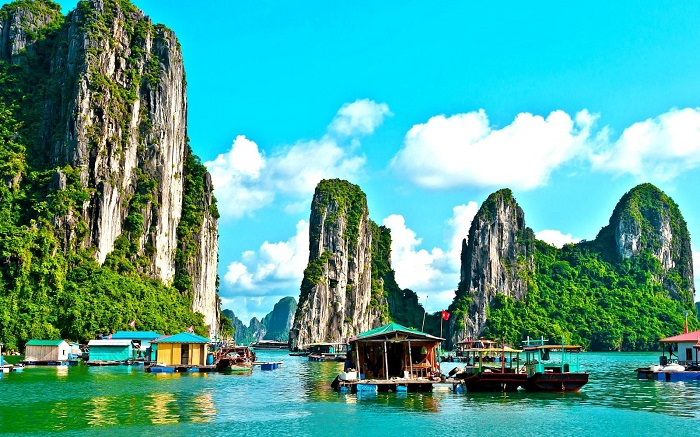
#> input picture exercise/ha-long-bay-in-vietnam.jpg, 700 x 437 px; its folder holds only this picture in this run
$ jupyter execute 'Cau 4_LAB2.ipynb'
#> lines starting #> are read from the running program, lines starting #| are printed output that depends on the picture
[cell 1]
# Câu 4:
import numpy as np
import matplotlib.pyplot as plt
import imageio.v2 as iio
from PIL import Image
import math
import os
import random
from scipy.fft import fft2, fftshift, ifft2

# Thư mục chứa ảnh
folder = "exercise"
output_folder = "output_cau4"
os.makedirs(output_folder, exist_ok=True)

def fast_fourier_transform(img):
    f = fft2(img)
    fshift = fftshift(f)
    magnitude_spectrum = 20 * np.log(np.abs(fshift) + 1)
    return magnitude_spectrum.astype(np.uint8)

# [50 lines left out: functions butterworth_lowpass, butterworth_highpass, min_filter, max_filter, not called in this run]

transformations = [
    ('F', fast_fourier_transform),
    ('L', butterworth_lowpass),
    ('H', butterworth_highpass)
]

def list_images(folder):
    images = []
    for file in os.listdir(folder):
        if file.lower().endswith(('.jpg', '.png')):
            images.append(f"{folder}/{file}")
    return images

filenames = list_images(folder)
for path in filenames:
    filename = path.split("/")[-1]
    img = Image.open(path).convert('RGB')
#> img is the input picture: PIL image 700x437 RGB; mean R, G, B 80.7, 164.8, 153.4
    img_np = np.array(img)

    # Hoán vị RGB ngẫu nhiên
    channels = [0, 1, 2]
    random.shuffle(channels)
    img_shuffled = img_np[:, :, channels]
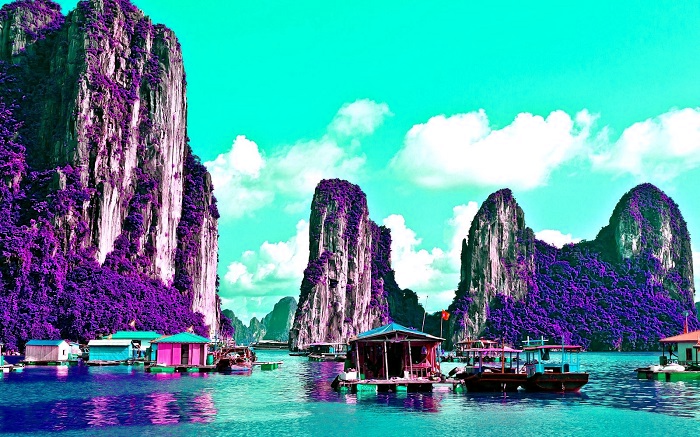
#> img_shuffled: shape (437, 700, 3); mean R, G, B 80.7, 153.4, 164.8

    # Chuyển sang grayscale để biến đổi
    img_gray = Image.fromarray(img_shuffled).convert('L')
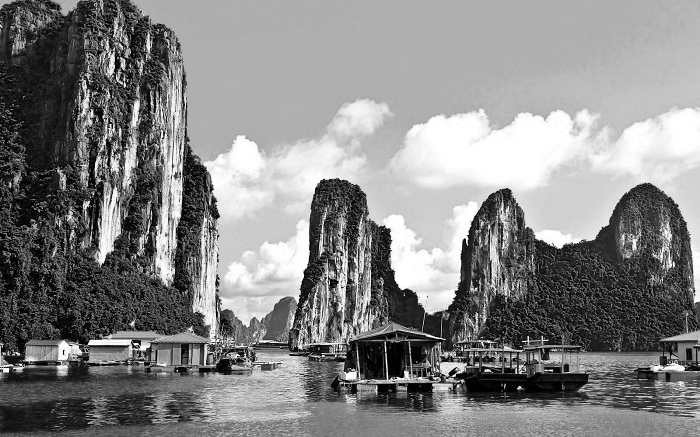
#> img_gray: PIL image 700x437 L; min 0, max 255, mean 133
    img_gray_np = np.array(img_gray)

    label, func = random.choice(transformations)
    transformed = func(img_gray_np)
#> in fast_fourier_transform, `magnitude_spectrum = 20 * np.log(np.abs(fshift) + 1)`:
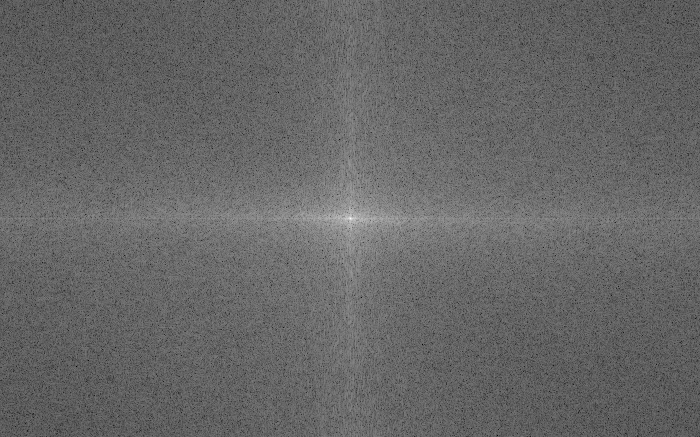
#> magnitude_spectrum: shape (437, 700) float64; min 72.34, max 350.4, mean 184.3; drawn with min black and max white
#> in fast_fourier_transform, `return magnitude_spectrum.astype(np.uint8)`:
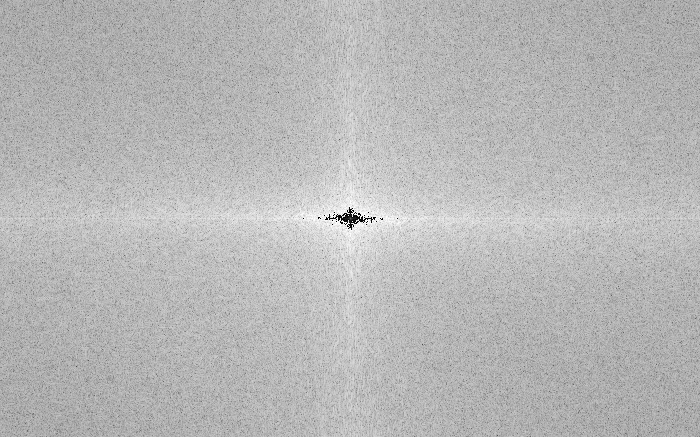
#> returned value: shape (437, 700); min 0, max 255, mean 183.6

    # Bổ sung Min/Max Filter nếu là Butterworth
    if label == 'L':
        transformed = min_filter(transformed)
        label += '_MIN'
    elif label == 'H':
        transformed = max_filter(transformed)
        label += '_MAX'

    plt.imshow(transformed, cmap='gray')
    plt.title(f"{filename} - RGB shuffled + {label}")
    plt.axis('off')
    plt.show()

    out_path = f"{output_folder}/{filename.split('.')[0]}_RGB_{label}.png"
    iio.imwrite(out_path, transformed)

$ run again, on exercise/pagoda.jpg
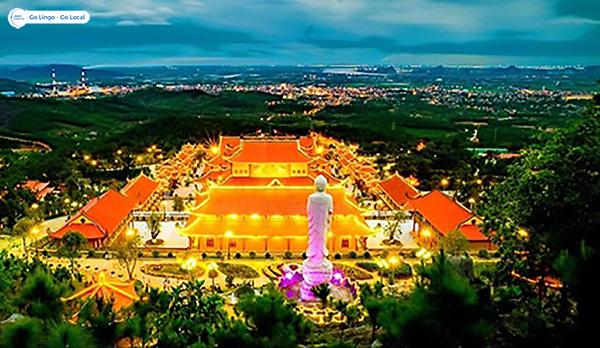
#> input picture exercise/pagoda.jpg, 600 x 348 px
#> img is the input picture: PIL image 600x348 RGB; mean R, G, B 82.1, 94.8, 64.1
#> in fast_fourier_transform, `magnitude_spectrum = 20 * np.log(np.abs(fshift) + 1)`:
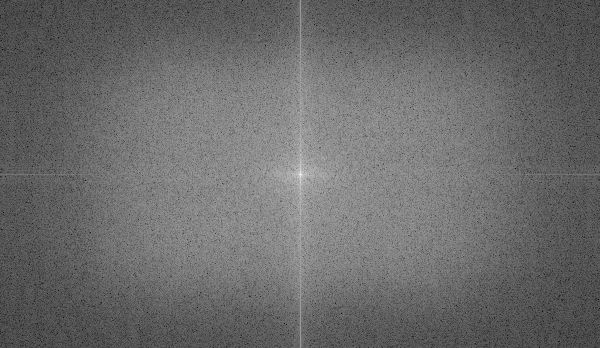
#> magnitude_spectrum: shape (348, 600) float64; min 37.91, max 330.8, mean 160.8; drawn with min black and max white
#> in fast_fourier_transform, `return magnitude_spectrum.astype(np.uint8)`:
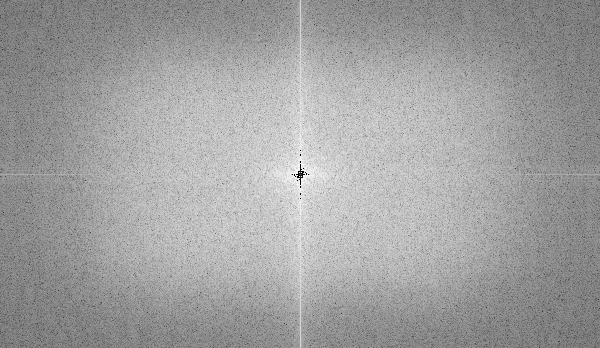
#> returned value: shape (348, 600); min 0, max 255, mean 160.2

$ run again, on exercise/quang_ninh.jpg
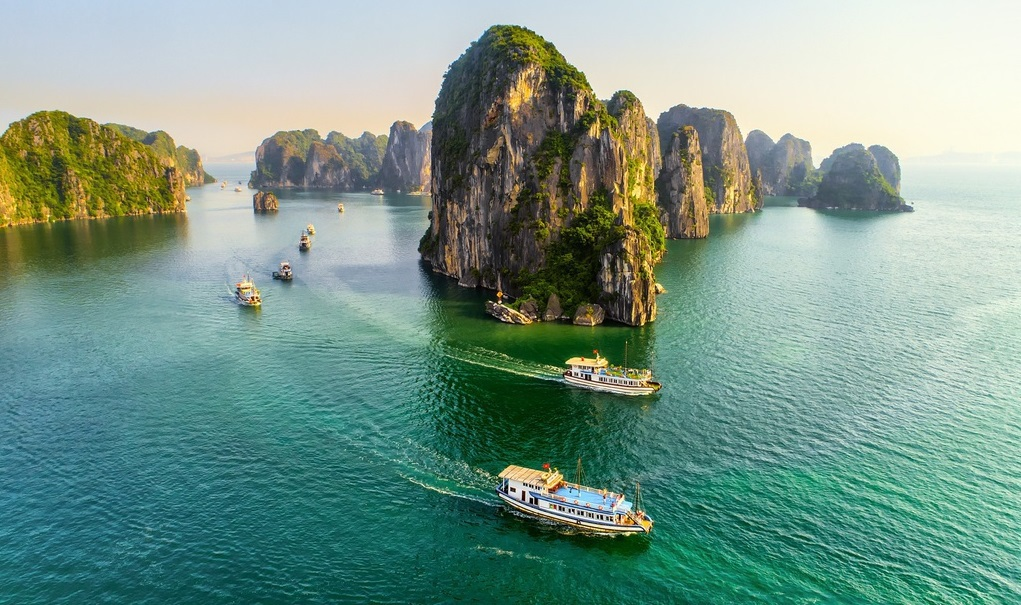
#> input picture exercise/quang_ninh.jpg, 1021 x 605 px
#> img is the input picture: PIL image 1021x605 RGB; mean R, G, B 119.9, 151, 137.7
#> in fast_fourier_transform, `magnitude_spectrum = 20 * np.log(np.abs(fshift) + 1)`:
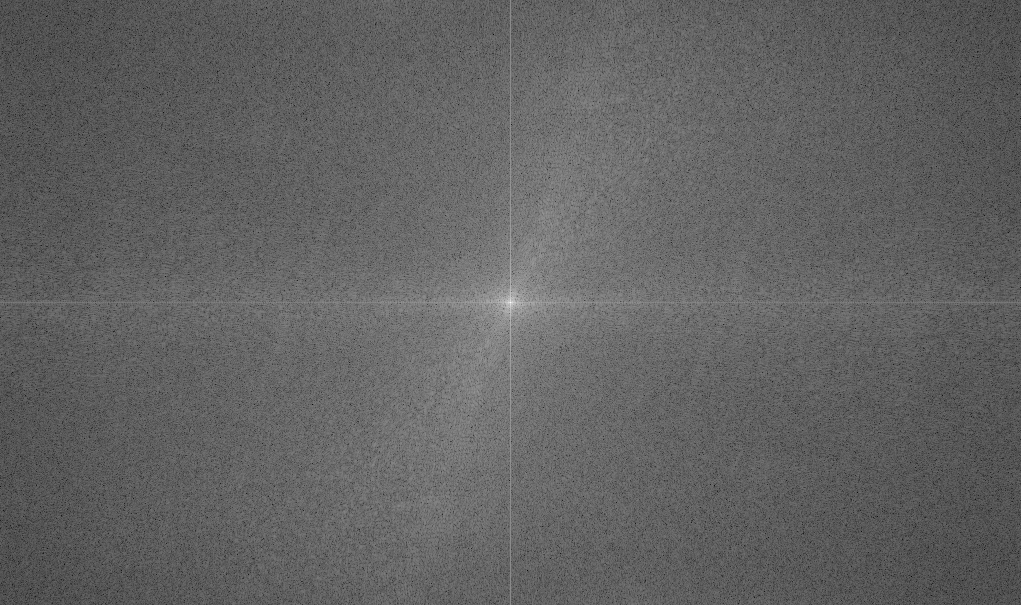
#> magnitude_spectrum: shape (605, 1021) float64; min 60.58, max 364.6, mean 178.1; drawn with min black and max white
#> in fast_fourier_transform, `return magnitude_spectrum.astype(np.uint8)`:
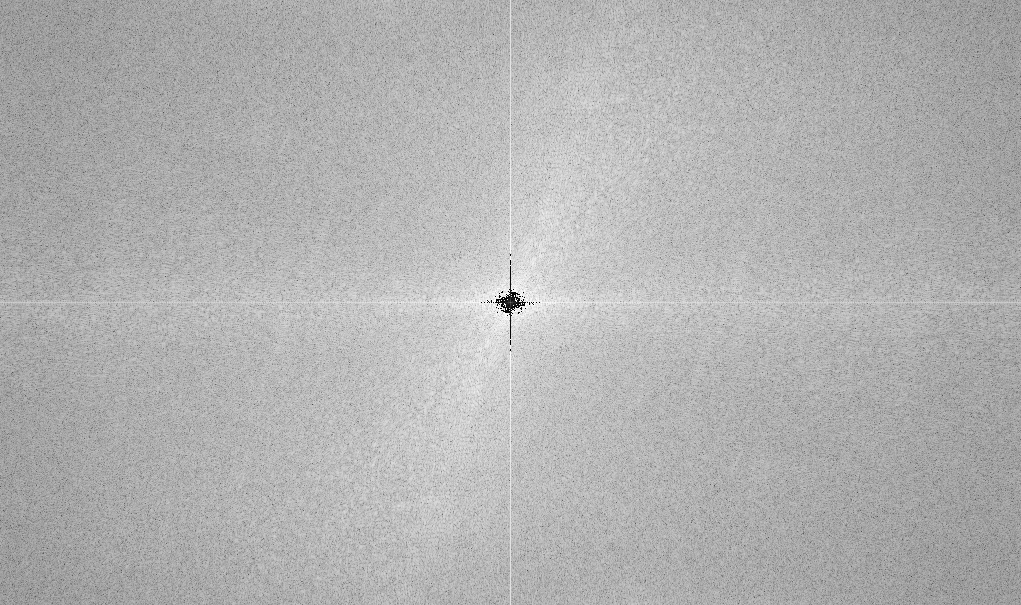
#> returned value: shape (605, 1021); min 0, max 255, mean 177.4
